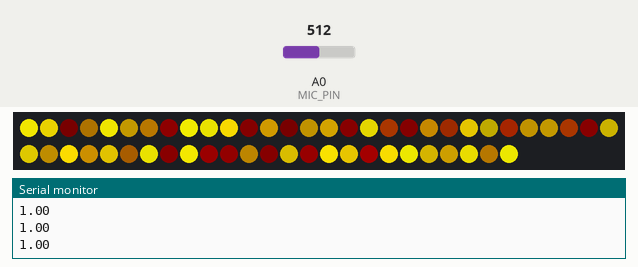
This sketch was run on a simulated ESP8266 (NodeMCU). On the bench: 55 RGB LEDs in strip order, left to right, continuing on the next row, the last lines printed to the serial monitor. Inputs (shaded band) come from the test bench; at power-on: A0 (MIC_PIN) = 512. Dim RGB values are drawn brighter than linear; random numbers use the default seed unless the sketch sets one.

Above: at 3.2 s.
3.3 s: A0 (MIC_PIN) set to 10
At 3.66 s:
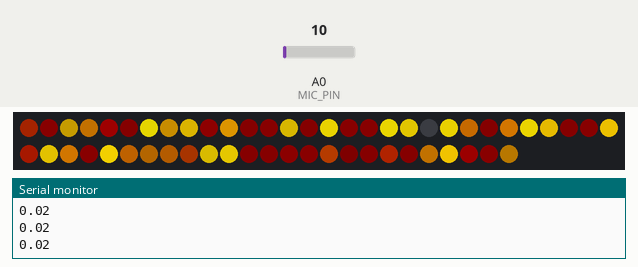
6.3 s: A0 (MIC_PIN) set to 265
At 6.66 s:
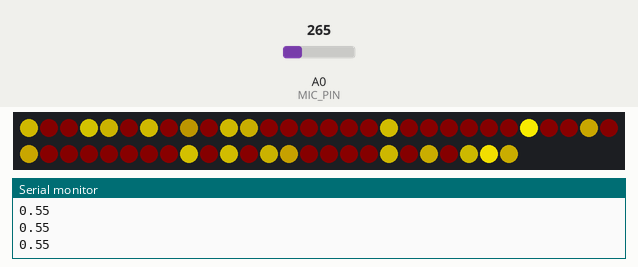
8.0 s: A0 (MIC_PIN) set to 0
At 8.76 s:
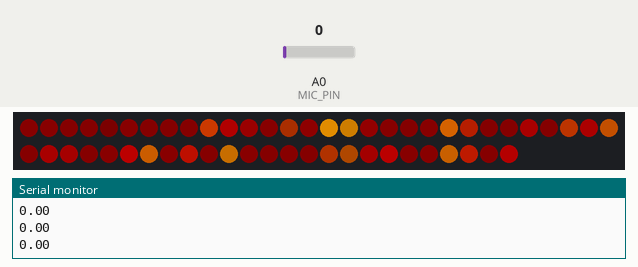
Timing chart, 0 to 11.0 s (numbered marks = the images above; inputs shaded):
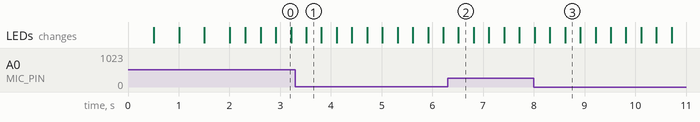

The sketch:

hat-radio-client-2.ino
```cpp
#include <Adafruit_NeoPixel.h>

#include "types.h"
#include "radio.h"
#include "sparks.h"
#include "timer.h"
//#include "radio.h"
#include "microphone.h"

#define LED_PIN     2
#define PULL_PIN    5
#define MIC_PIN     A0

#define NUM_LEDS    55

Adafruit_NeoPixel strip(NUM_LEDS, LED_PIN, NEO_GRB + NEO_KHZ800);

//WifiClient* wifiClient = new WifiClient();

Microphone* mic = new Microphone(MIC_PIN);
Timer* renderTimer = new Timer(30);
Sparks* sparks = new Sparks(NUM_LEDS);

color frame[NUM_LEDS];
void initFrame() {
  for (int i = 0; i < NUM_LEDS; i++) {
    color empty = { 0, 0, 0 };
    frame[i] = empty;
  }
}

void clear() {
  for (int led = 0; led < NUM_LEDS; led++) {
    strip.setPixelColor(led, 0, 0, 0);
  }
}

void startup() {
  strip.begin();
  for (int led = 0; led < NUM_LEDS; led++) {
    strip.setPixelColor(led, 0, 50, 0);
  }
  strip.show();
  delay(500);
  for (int led = 0; led < NUM_LEDS; led++) {
    strip.setPixelColor(led, 50, 0, 0);
  }
  strip.show();
  delay(500);
  for (int led = 0; led < NUM_LEDS; led++) {
    strip.setPixelColor(led, 0, 0, 50);
  }
  strip.show();
  delay(500);
  clear();
  strip.show();
  delay(500);
}

void render() {
  for (int led = 0; led < NUM_LEDS; led++) {
    strip.setPixelColor(led, frame[led].red, frame[led].green, frame[led].blue);
  }
  strip.show();
  clear();
}

void setup() {
  Serial.begin(115200);
  startup();
  initFrame();
//  wifiClient->startEsp();
}

void loop() {
  mic->update();
  if (renderTimer->trigger()) {
//    float micLvl = wifiClient->read();
    float micLvl = mic->read();
    mic->attenuate();
    Serial.println(micLvl);
    sparks->run(frame, micLvl);
    render();
  }
}
```

chase.h
```cpp
#ifndef Chase_h
#define Chase_h

class Chase {
  public:
    virtual void run(color frame[], float micLvl) {};
};

#endif
```

microphone.h
```cpp
#ifndef Microphone_h
#define Microphone_h

class Microphone {
  public:
    Microphone(int inputPin) {
      pin = inputPin;
      max = 20.0;
    }
    void update() {
      int now = analogRead(this->pin);
      if (now > this->high) {
        this->high = now;
      }
      if (now > this->max) {
        this->max = float(now);
      }
    }
    float read() {
      int sample = this->high;
      this->high = 0;
      return float(sample) / this->max;
    }
    void attenuate() {
      float decay = 0.25;
      if (this->max >= 20.0) {
        this->max -= decay;
      }
    }

  private:
    int pin;
    int high;
    float max;

};

#endif
```

radio.h
```cpp
#ifndef Radio_h
#define Radio_h

#include <ESP8266WiFi.h>
#include <espnow.h>

// REPLACE WITH RECEIVER MAC Address
uint8_t broadcastAddress[] = {0xFF, 0xFF, 0xFF, 0xFF, 0xFF, 0xFF};

// Structure example to send data
// Must match the receiver structure
typedef struct struct_message {
  char event[32];
  int timeStamp;
  float micLvl;
} struct_message;

struct_message data;

void OnDataRecv(uint8_t * mac, uint8_t *incomingData, uint8_t len) {
  memcpy(&data, incomingData, sizeof(data));
}

class WifiClient {
  public:
    WifiClient() {}
    void startEsp() {
      WiFi.mode(WIFI_STA);

      if (esp_now_init() != 0) {
        Serial.println("Error initializing ESP-NOW");
        return;
      }

      Serial.println(WiFi.macAddress());

      // Once ESPNow is successfully Init, we will register for recv CB to
      // get recv packer info
      esp_now_set_self_role(ESP_NOW_ROLE_SLAVE);
      esp_now_register_recv_cb(OnDataRecv);
    }

    float read() {
      float micLvl = data.micLvl;
      return micLvl;
    }
};

#endif
```

sparks.h
```cpp
#include "chase.h"

class Sparks: public Chase {
  public:
    Sparks(int numPixels) {
      numSparks = numPixels;
    }
    void run(color frame[], float micLvl) {
      int newSparks = 1 + (this->numSparks/10) * micLvl;
      for (int spark = 0; spark < newSparks; spark++) {
        int center = random(this->numSparks);
        frame[center].red += int(10 + 200 * micLvl);
        frame[center].green += int(10 + 200 * micLvl);
      }

      for (int pixel = 0; pixel < this->numSparks; pixel++) {
        frame[pixel].blue = 0;
        if (frame[pixel].green > frame[pixel].red) { frame[pixel].green = frame[pixel].red; }
        if (frame[pixel].red > 255)  { frame[pixel].red = 255; }
        if (frame[pixel].green > 255)  { frame[pixel].green = 255; }
        if (frame[pixel].red > 10) {
          frame[pixel].red -= 4;
        }
        if (frame[pixel].green > 10) {
          frame[pixel].green -= 5;
        } else { frame[pixel].green = 0; }
      }
    }

  private:
    int numSparks;
};
```

timer.h
```cpp
#ifndef Timer_h
#define Timer_h

class Timer {
  public:
    Timer(int time) {
      rate = time;
      lastFrame = 0;
    }
    bool trigger() {
      int now = millis();
      int laps = now / this->rate;
      if (laps > this->lastFrame) {
        this->lastFrame = laps;
        return true;
      }
      return false;
    }

    private:
      int rate;
      int lastFrame;
};

#endif
```

types.h
```cpp
typedef struct colorValues {
  uint8_t green;
  uint8_t red;
  uint8_t blue;
}
color;
```
